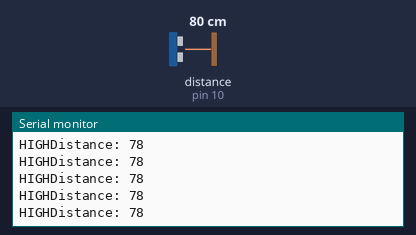
Simulated run of this sketch. Board: Arduino Uno, built with avr-gcc and run on an emulated ATmega328P. Parts: the last lines printed to the serial monitor. Wiring (inferred from the names in the program): ultrasonic range finder: trigger pin 9; echo pin 10. Inputs (shaded band) come from the test bench; at power-on: distance to the obstacle (sensor on pin 10) 80 cm. The echo pulse lasts 58.3 µs per cm.

Above: at 1.2 s.
1.3 s: distance to the obstacle (sensor on pin 10) set to 2 cm
At 2.4 s:
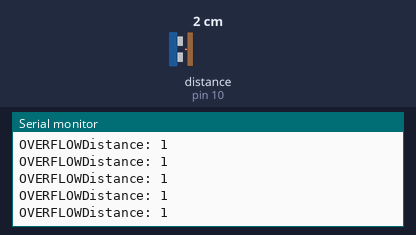
3.3 s: distance to the obstacle (sensor on pin 10) set to 35 cm
At 4.4 s:
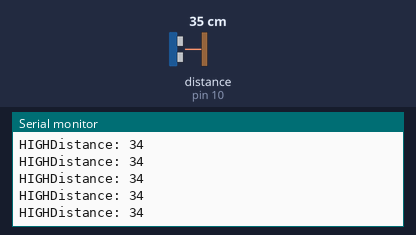
6.3 s: distance to the obstacle (sensor on pin 10) set to 4 cm
At 7.4 s:
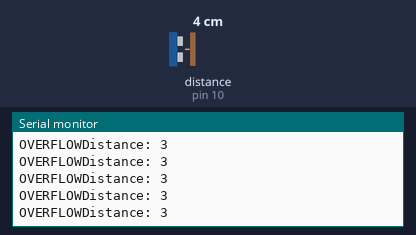
9.3 s: distance to the obstacle (sensor on pin 10) set to 18 cm
At 10.4 s:
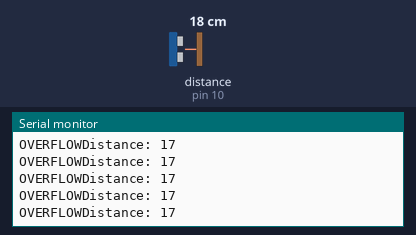
12.3 s: distance to the obstacle (sensor on pin 10) set to 9 cm
At 13.0 s:
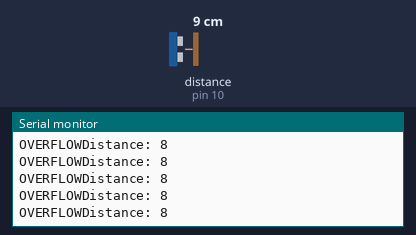
15.3 s: distance to the obstacle (sensor on pin 10) set to 120 cm
At 16.4 s:
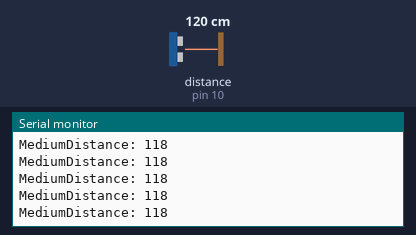
Timing chart, 0 to 18.3 s (numbered marks = the images above; inputs shaded):
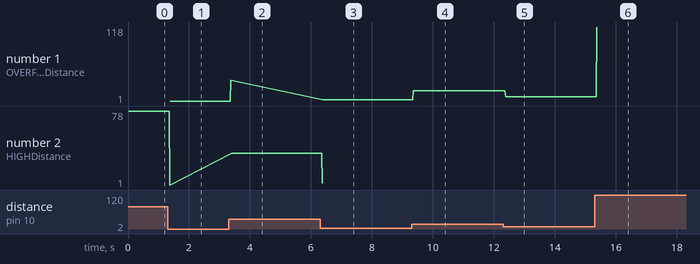

Measured:
- after the input at 1.3 s, the serial monitor: prints a new line after 0.07 s (image 1)
- after the input at 3.3 s, the serial monitor: prints a new line after 0.07 s (image 2)
- after the input at 6.3 s, the serial monitor: prints a new line after 0.07 s (image 3)
- after the input at 9.3 s, the serial monitor: prints a new line after 0.06 s (image 4)
- after the input at 12.3 s, the serial monitor: prints a new line after 0.08 s (image 5)
- after the input at 15.3 s, the serial monitor: prints a new line after 0.07 s (image 6)
- plotted number 1: 1 → 34 after the input at 3.3 s, 34 → 3 after the input at 6.3 s, 3 → 17 after the input at 9.3 s, 17 → 8 after the input at 12.3 s, 8 → 118 after the input at 15.3 s
- plotted number 2: 78 → 1 after the input at 1.3 s, 1 → 34 after the input at 3.3 s, 34 → 3 after the input at 6.3 s

The sketch:

ultra.ino
```cpp
          // defines pins numbers
const int trigPin = 9;
const int echoPin = 10;
// defines variables
long duration;
int distance;
void setup() {
pinMode(trigPin, OUTPUT); // Sets the trigPin as an Output
pinMode(echoPin, INPUT); // Sets the echoPin as an Input
Serial.begin(9600); // Starts the serial communication
}
void loop() {
// Clears the trigPin
digitalWrite(trigPin, LOW);

delayMicroseconds(100);
// Sets the trigPin on HIGH state for 10 micro seconds
digitalWrite(trigPin, HIGH);

delayMicroseconds(100);
digitalWrite(trigPin, LOW);
// Reads the echoPin, returns the sound wave travel time in microseconds
duration = pulseIn(echoPin, HIGH);
// Calculating the distance

distance= duration*0.034/2;   //(timeXspeedOfSound/2) 0.034=speedofsound of ultra, 2=formula for ultra cuz it travels and echo backs.

// Prints the distance on the Serial Monitor
Serial.print("Distance: ");
Serial.println(distance);
if(distance>=199){
Serial.print("LOW");
}
else if(distance>=99){
Serial.print("Medium");
}
else if(distance>=25)
{
Serial.print("HIGH");
}
else{
 Serial.print("OVERFLOW");
}

}
```
